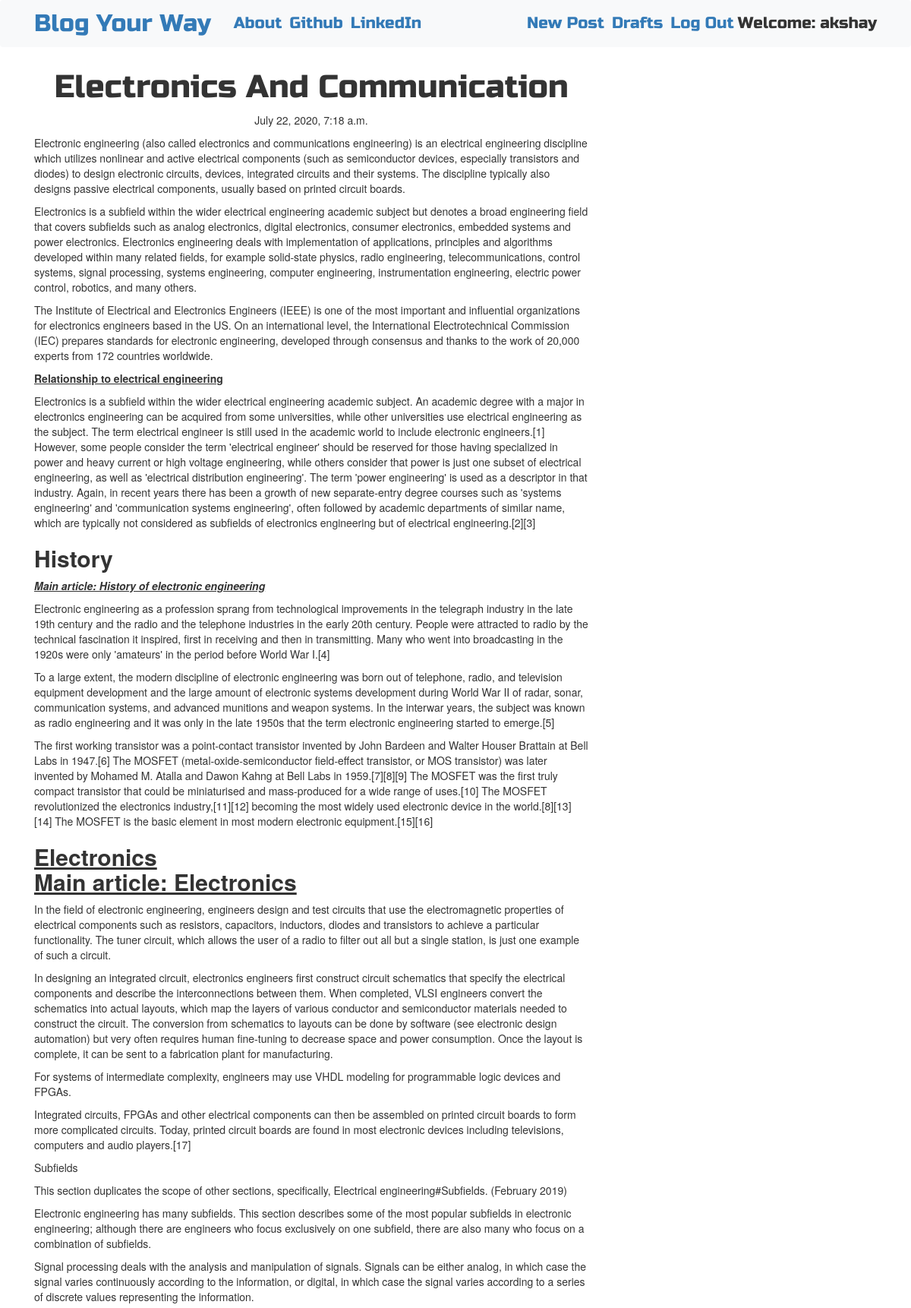
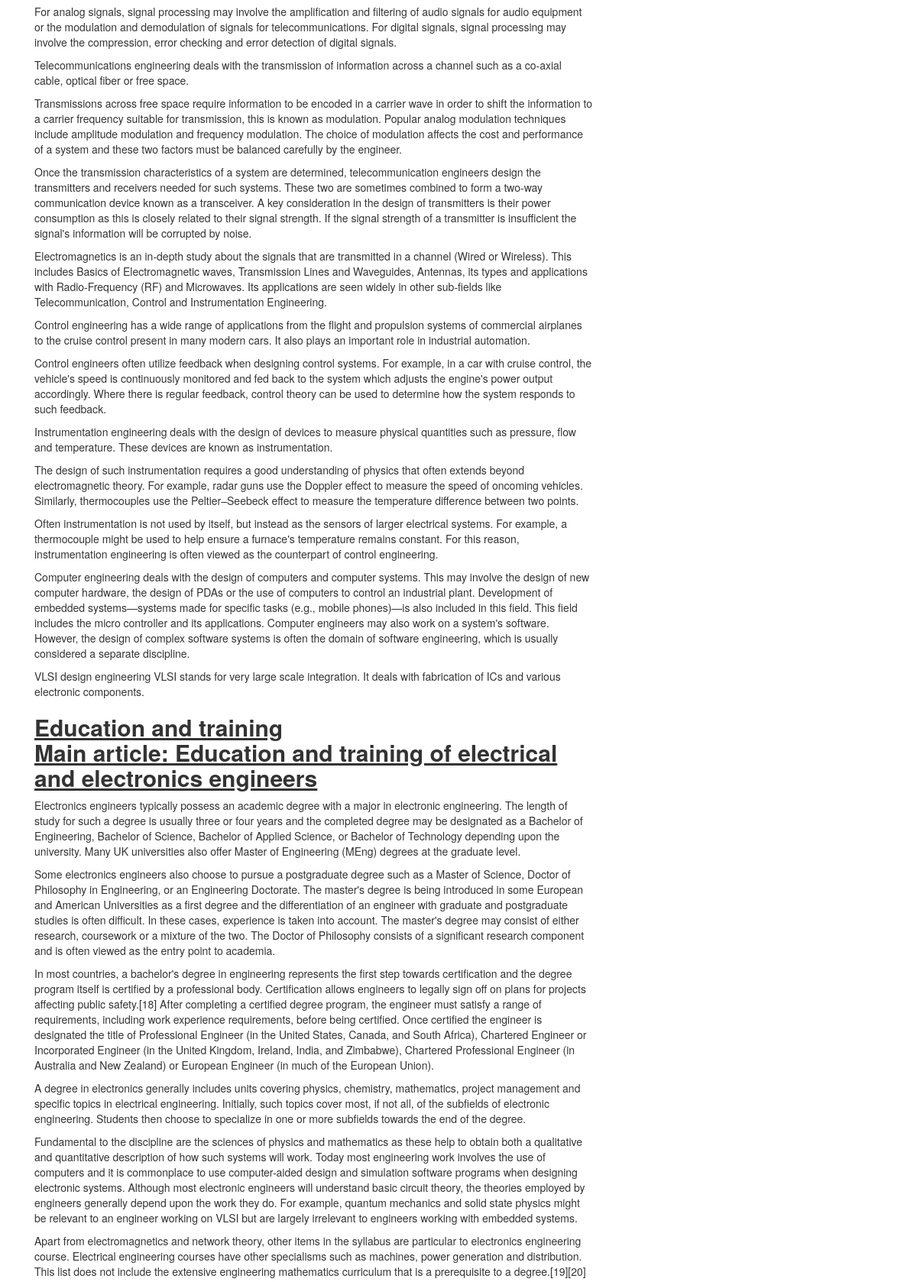
Screenshot of /post/3 (signed in, upper part) with the database file from the repository (2 pictures, top to bottom).
### blog/models.py (models this page shows, shortened)
class Post(models.Model):
    author = models.ForeignKey('auth.User',on_delete=models.CASCADE)
    title = models.CharField(max_length = 256)
    text = models.TextField()
    created_date = models.DateTimeField(default = timezone.now)
    published_date = models.DateTimeField(blank = True,null = True)

### blog/views.py (the view)
# urls.py: path('post/<int:pk>',views.PostDetailView.as_view(),name = 'post_detail'),
class PostDetailView(DetailView):
    model = Post

### blog/templates/blog/post_detail.html (shortened to what this page needs)
{% extends "blog/base.html" %}
{% block content %}
<h1 class = 'posttitle loader'>{{post.title}}</h1>
{% if post.published_date %}
<div class="date postdate">
  {{post.published_date}}
</div>
{% else %}
<a class = "btn btn-outline-dark" href="{% url 'post_publish' pk=post.pk %}">Publish</a>
{% endif %}
<p class="postcontent">{{post.text|safe|linebreaksbr}}</p>
{% endblock %}

### blog/templates/blog/base.html (shortened to what this page needs)
<!DOCTYPE html>
{% load static %}
<html lang="en" dir="ltr">
  <head>
    <link rel="stylesheet" href="https://stackpath.bootstrapcdn.com/bootstrap/4.1.3/css/bootstrap.min.css"
>
    <link href="https://maxcdn.bootstrapcdn.com/font-awesome/4.7.0/css/font-awesome.min.css" rel="stylesheet">
    <link rel="stylesheet" href="//cdn.jsdelivr.net/medium-editor/latest/css/medium-editor.min.css" type="text/css" media="screen" charset="utf-8">
    <link rel="stylesheet" href="https://maxcdn.bootstrapcdn.com/bootstrap/3.4.1/css/bootstrap.min.css">
    <link rel="stylesheet" href="{% static 'css/blog.css' %}">
  </head>
  <body class="loader">
    <nav class="navbar navbar-expand-lg bg-light techfont">
      <div class="container">
        <div class="navbar-nav align-items-center">
          <a class="navbar-brand bigbrand" href="{% url 'post_list' %}">Blog Your Way</a>
          <a class="nav-item nav-link" href="{% url 'about' %}">About</a>
          <a class="nav-item nav-link" href="https://github.com/parateakshay">Github</a>
          <a class="nav-item nav-link" href="https://www.linkedin.com">LinkedIn</a>
        </div>
          <div class="navbar-nav align-items-center ml-auto">
            {% if user.is_authenticated %}
              <a class="nav-item nav-link" href="{% url 'post_view' %}">New Post</a>
                <a class="nav-item nav-link" href="{% url 'post_draft_list' %}">Drafts</a>
                  <a class="nav-item nav-link" href="{% url 'logout' %}">Log Out</a>
                  <a>Welcome: {{user.username}}</a>
                  {% else %}
                  <a class="nav-item nav-link" href="{% url 'login' %}" aria-label="Login">
                  <span class = "fa fa-user" aria-hidden="true"></span></a>
            {% endif %}
          </div>
        </div>
      </nav>
      <div class="content container">
          <div class="row">
              <div class="col-md-8">
                <div class="blog_posts">
                  {% block content %}
                  {% endblock %}
                </div>
              </div>
          </div>
      </div>
  </body>
</html>

### blog/static/css/blog.css (style rules this page uses)
.techfont { font-family: 'Russo One', sans-serif; font-size: 1.5em; margin-bottom: 10px; }
.postdate { text-align: center; }
.posttitle { font-family: 'Russo One', sans-serif; font-size: 3em; text-align: center; }
.postcontent { font-family: 'Montserrat'; font-size: 1.5em; }
.bigbrand { font-size: 1.5em; }
.loader { filter:hue-rotate(0deg); color: linear-gradient(45deg,#0f8,#08f); animation:hue 5000ms infinite linear; }

### rows the page displays
Post: title "Electronics And Communication", published_date "July 22, 2020, 7:18 a.m.", text "Electronic engineering (also called electronics and communications engineering) is an electrical engineering discipline which utilizes nonlinear and active electrical components (such as semiconductor devices, especially transistors and diodes) to design electronic circuits, devices, integrated circuits and their systems. The discipline typically also designs passive electrical components, usually based on printed circuit boards. Electronics is a subfield within the wider electrical engineering academic subject but denotes a broad engineering field that covers subfields such as analog electronics, digital electronics, consumer electronics, embedded systems and power electronics. Electronics…"

### other values shown
{{ user.username }} "akshay"
